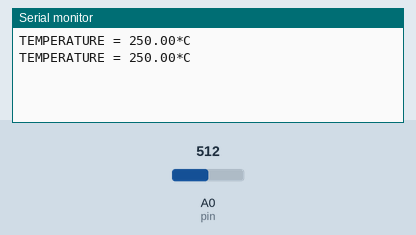
Recording of a sketch running on a simulated Arduino Uno, built with avr-gcc and run on an emulated ATmega328P. Shown: the last lines printed to the serial monitor. The inputs (shaded band) are chosen by the test bench; at power-on: A0 (pin) = 512.

Above: at 1.8 s.
1.9 s: A0 (pin) set to 716
At 2.6 s:
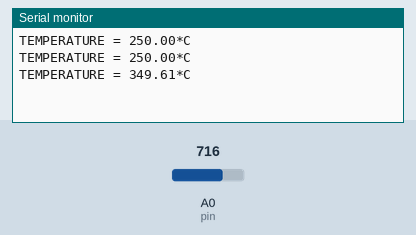
3.4 s: A0 (pin) set to 900
At 4.8 s:
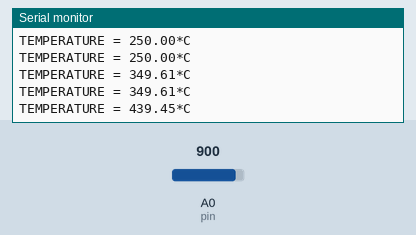
Timing chart, 0 to 6.4 s (numbered marks = the images above; inputs shaded):
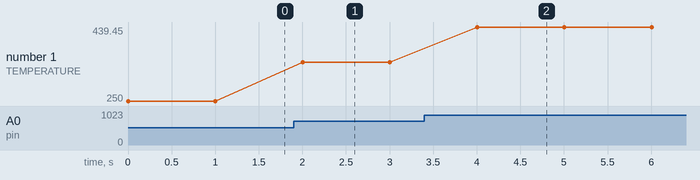

The sketch:

Temperature_sensor.ino
```cpp
float temp;
int pin = 0;

void setup() {
   Serial.begin(9600);
}

void loop() {
   temp = analogRead(pin);
   // read analog volt from sensor and save to variable temp
   temp = temp * 0.48828125;
   // convert the analog volt to its temperature equivalent
   Serial.print("TEMPERATURE = ");
   Serial.print(temp); // display temperature value
   Serial.print("*C");
   Serial.println();
   delay(1000); // update sensor reading each one second
}
```

Measured:
- after the input at 1.9 s, the serial monitor: prints a new line after 0.10 s (image 1)
- after the input at 3.4 s, the serial monitor: prints a new line after 0.60 s (image 2)
- plotted number 1: 250 → 349.61 after the input at 1.9 s, 349.61 → 439.45 after the input at 3.4 s
